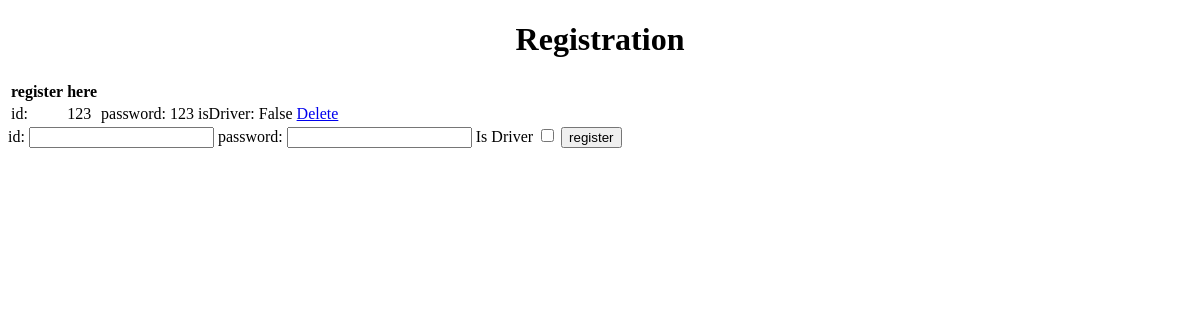
The page /admin on the database as committed earlier.
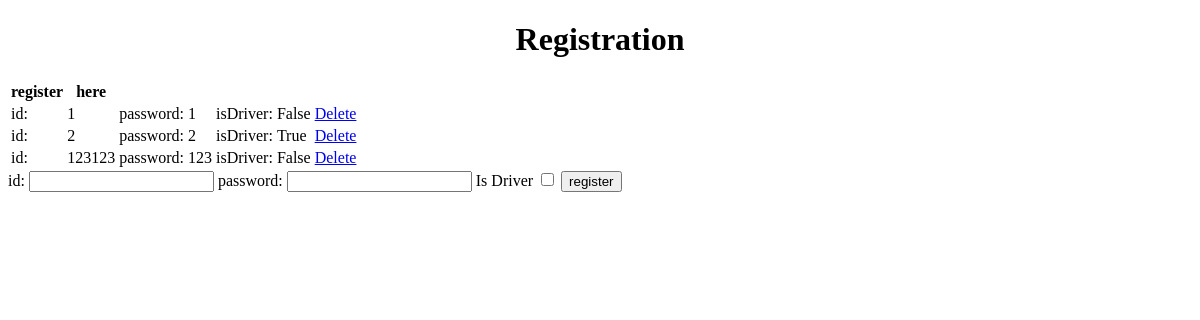
The same page on the database as committed later.
### app.py (models this page shows, shortened)
class User(db.Model):
    id = db.Column(db.Integer, primary_key=True)
    pw = db.Column(db.String(200), nullable=False)
    isDriver = db.Column(db.Boolean, nullable=False)

### app.py (the view)
@app.route('/admin', methods=['POST', 'GET'])
def admin():
    if request.method == 'POST':
        login_id = request.form['id']
        login_pw = request.form['password']
        login_isDriver = request.form['isDriver']
        if login_isDriver == "yes":
            login_isDriver = True
            temp = Driver(d_id=login_id)
            db.session.add(temp)
            db.session.commit()
        else:
            login_isDriver = False
            temp = Passenger(d_id=login_id)
            db.session.add(temp)
            db.session.commit()
        new_login = User(id=login_id, pw=login_pw, isDriver=login_isDriver)
        try:
            db.session.add(new_login)
            db.session.commit()
            flash("you have successfully registered")
            return redirect('/admin')
        except:
            flash("wrong user info")
            return redirect("/admin")
    else:
        logins = User.query.order_by(User.id).all()
        return render_template('admin.html', tasks=logins)

### templates/admin.html (shortened to what this page needs)
{% extends 'base.html' %}
{% block body %}
<div class="content">
    <h1 style="text-align: center">Registration</h1>
    <table>
        <tr>
            <th>register</th>
            <th>here</th>
        </tr>
        {% for task in tasks %}
            <tr>
                <td>id: </td>
                <td>{{ task.id }}</td>
                <td>password: </td>
                <td>{{ task.pw }}</td>
                <td>isDriver: </td>
                <td>{{ task.isDriver }}</td>
                <td>
                    <a href="/delete/{{task.id}}">Delete</a>
                </td>
            </tr>
        {% endfor %}
    </table>
    <div class="form">
        <form action="/admin" method="POST">
            <tr>
                id:
            </tr>
            <input type="number" name="id">
            <tr>
                password:
            </tr>
            <input type="text" name="password">
            <label for="isDriver">Is Driver</label>
            <input type="checkbox" name="isDriver" id="isDriver" value="yes"/>
            <input type="submit" value="register">
        </form>
    </div>
</div>
{% endblock %}

### templates/base.html (shortened to what this page needs)
<!DOCTYPE html>
<html lang="en">
<head>
    <link rel="stylesheet" href="{{ url_for('static', filename='css/main.css') }}">
</head>
<body>
    {% block body %}
    {% endblock %}
</body>
</html>

Rows that differ between the two databases and show on the page:
removed User: id "123", pw "123", isDriver "False"
added User: id "1", pw "1", isDriver "False"
added User: id "2", pw "2", isDriver "True"
added User: id "123123", pw "123", isDriver "False"
